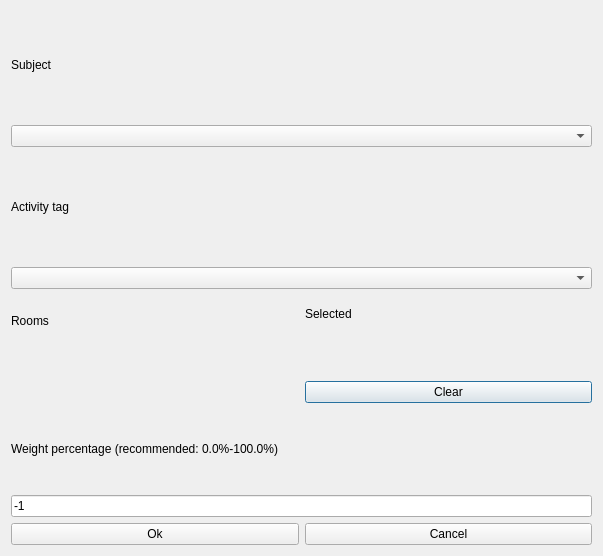
<?xml version="1.0" encoding="UTF-8"?>
<ui version="4.0">
 <class>ModifyConstraintSubjectActivityTagPreferredRoomsForm_template</class>
 <widget class="QDialog" name="ModifyConstraintSubjectActivityTagPreferredRoomsForm_template">
  <property name="geometry">
   <rect>
    <x>0</x>
    <y>0</y>
    <width>603</width>
    <height>556</height>
   </rect>
  </property>
  <property name="windowTitle">
   <string extracomment="This is the title of the dialog to modify a constraint of this type">Modify subject activity tag preferred rooms</string>
  </property>
  <layout class="QGridLayout" name="gridLayout">
   <item row="0" column="0" colspan="2">
    <widget class="QLabel" name="subjectsTextLabel">
     <property name="text">
      <string>Subject</string>
     </property>
     <property name="wordWrap">
      <bool>false</bool>
     </property>
    </widget>
   </item>
   <item row="1" column="0" colspan="2">
    <widget class="QComboBox" name="subjectsComboBox"/>
   </item>
   <item row="2" column="0" colspan="2">
    <widget class="QLabel" name="subjectsTextLabel_2">
     <property name="text">
      <string>Activity tag</string>
     </property>
     <property name="wordWrap">
      <bool>false</bool>
     </property>
    </widget>
   </item>
   <item row="3" column="0" colspan="2">
    <widget class="QComboBox" name="activityTagsComboBox"/>
   </item>
   <item row="4" column="0">
    <layout class="QVBoxLayout">
     <item>
      <widget class="QLabel" name="roomsTextLabel">
       <property name="frameShape">
        <enum>QFrame::NoFrame</enum>
       </property>
       <property name="frameShadow">
        <enum>QFrame::Plain</enum>
       </property>
       <property name="text">
        <string>Rooms</string>
       </property>
       <property name="wordWrap">
        <bool>false</bool>
       </property>
      </widget>
     </item>
     <item>
      <widget class="Q3ListBox" name="roomsListBox">
       <item>
        <property name="text">
         <string>New Item</string>
        </property>
       </item>
      </widget>
     </item>
    </layout>
   </item>
   <item row="4" column="1">
    <layout class="QVBoxLayout" name="verticalLayout">
     <item>
      <widget class="QLabel" name="selectedRoomsTextLabel">
       <property name="frameShape">
        <enum>QFrame::NoFrame</enum>
       </property>
       <property name="frameShadow">
        <enum>QFrame::Plain</enum>
       </property>
       <property name="text">
        <string comment="It refers to a list of selected rooms">Selected</string>
       </property>
       <property name="wordWrap">
        <bool>false</bool>
       </property>
      </widget>
     </item>
     <item>
      <widget class="Q3ListBox" name="selectedRoomsListBox">
       <item>
        <property name="text">
         <string>New Item</string>
        </property>
       </item>
      </widget>
     </item>
     <item>
      <widget class="QPushButton" name="clearPushButton">
       <property name="text">
        <string>Clear</string>
       </property>
      </widget>
     </item>
    </layout>
   </item>
   <item row="5" column="0" colspan="2">
    <layout class="QVBoxLayout">
     <item>
      <widget class="QLabel" name="weightTextLabel">
       <property name="frameShape">
        <enum>QFrame::NoFrame</enum>
       </property>
       <property name="frameShadow">
        <enum>QFrame::Plain</enum>
       </property>
       <property name="text">
        <string>Weight percentage (recommended: 0.0%-100.0%)</string>
       </property>
       <property name="wordWrap">
        <bool>false</bool>
       </property>
      </widget>
     </item>
     <item>
      <widget class="QLineEdit" name="weightLineEdit">
       <property name="text">
        <string>-1</string>
       </property>
      </widget>
     </item>
    </layout>
   </item>
   <item row="6" column="0" colspan="2">
    <layout class="QHBoxLayout">
     <item>
      <widget class="QPushButton" name="okPushButton">
       <property name="text">
        <string>Ok</string>
       </property>
      </widget>
     </item>
     <item>
      <widget class="QPushButton" name="cancelPushButton">
       <property name="text">
        <string>Cancel</string>
       </property>
      </widget>
     </item>
    </layout>
   </item>
  </layout>
 </widget>
 <layoutdefault spacing="6" margin="11"/>
 <customwidgets>
  <customwidget>
   <class>Q3Frame</class>
   <extends>QFrame</extends>
   <header>Qt3Support/Q3Frame</header>
   <container>1</container>
  </customwidget>
  <customwidget>
   <class>Q3ListBox</class>
   <extends>Q3Frame</extends>
   <header>q3listbox.h</header>
  </customwidget>
 </customwidgets>
 <tabstops>
  <tabstop>subjectsComboBox</tabstop>
  <tabstop>activityTagsComboBox</tabstop>
  <tabstop>roomsListBox</tabstop>
  <tabstop>selectedRoomsListBox</tabstop>
  <tabstop>weightLineEdit</tabstop>
  <tabstop>okPushButton</tabstop>
  <tabstop>cancelPushButton</tabstop>
 </tabstops>
 <resources/>
 <connections/>
</ui>
